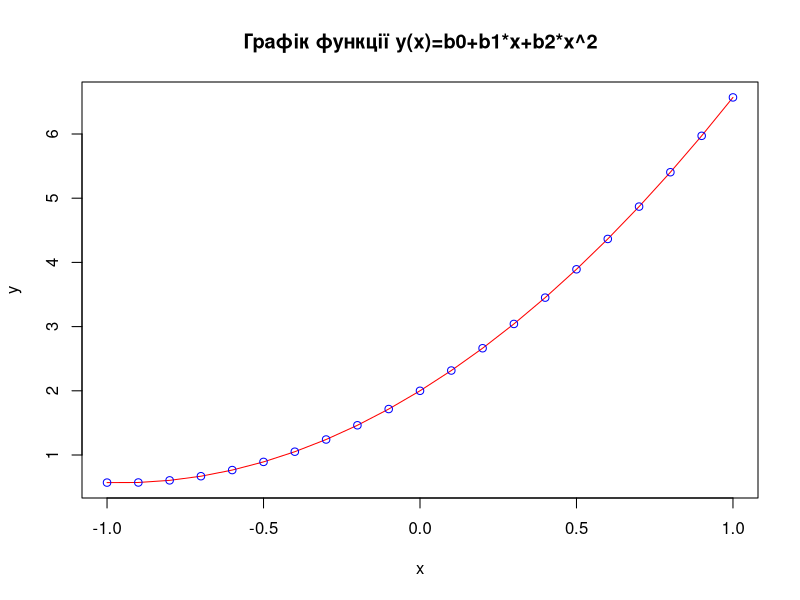
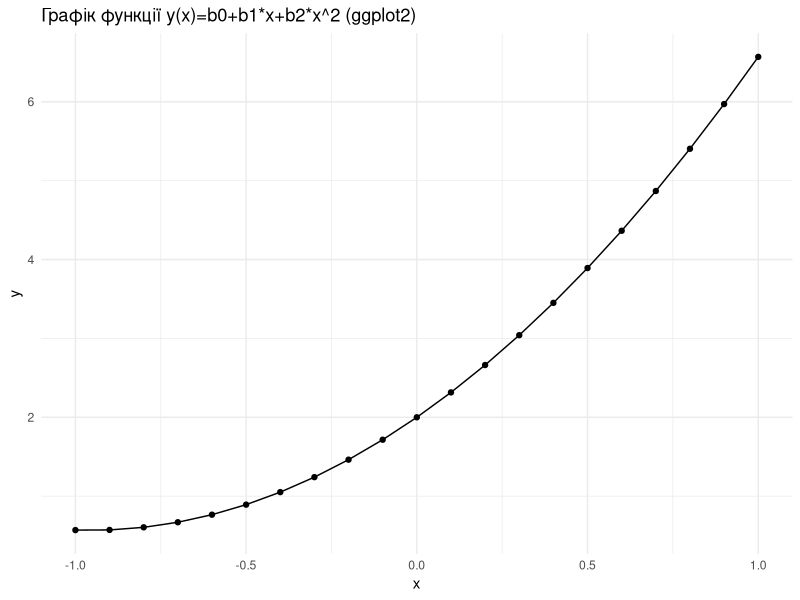

Recreate these plots in R, in order.
## ---- chunk 1
knitr::opts_chunk$set(
  echo = TRUE,
  message = FALSE,
  warning = FALSE
)
## ---- chunk 2
# Параметри функції
b0 <- 2
b1 <- 3
b2 <- 1.57

# Область визначення
x <- seq(-1, 1, by = 0.1)

# Обчислення значень
y <- b0 + b1 * x + b2 * x^2

# Візуалізація (базова графіка)
plot(
  x, y,
  type = "l",
  col = "red",
  main = "Графік функції y(x)=b0+b1*x+b2*x^2",
  xlab = "x",
  ylab = "y"
)
points(x, y, col = "blue")

# Таблиця даних
df <- data.frame(x = x, y = y)
head(df)
## ---- chunk 3
# install.packages("rio") # за потреби
library(rio)

# Створимо папку data, якщо її ще немає
dir.create("data", showWarnings = FALSE)

# Експорт
export(df, file = "data/data.csv")

# Імпорт
dfNew <- import("data/data.csv")

# Перегляд імпортованих даних
head(dfNew)
## ---- chunk 4
knitr::kable(
  head(dfNew),
  caption = "_Табл. 1. Фрагмент таблиці даних_"
)
## ---- chunk 5
# install.packages(c("ggplot2", "dplyr", "magrittr")) # за потреби
library(ggplot2)
library(dplyr)
library(magrittr)

# Оптимізований пайплайн: формування даних -> побудова графіка
seq(-1, 1, by = 0.1) %>%
  (\(x) data.frame(
    x = x,
    y = b0 + b1 * x + b2 * x^2
  ))() %>%
  ggplot(aes(x = x, y = y)) +
  geom_line() +
  geom_point() +
  labs(
    title = "Графік функції y(x)=b0+b1*x+b2*x^2 (ggplot2)",
    x = "x",
    y = "y"
  ) +
  theme_minimal()
